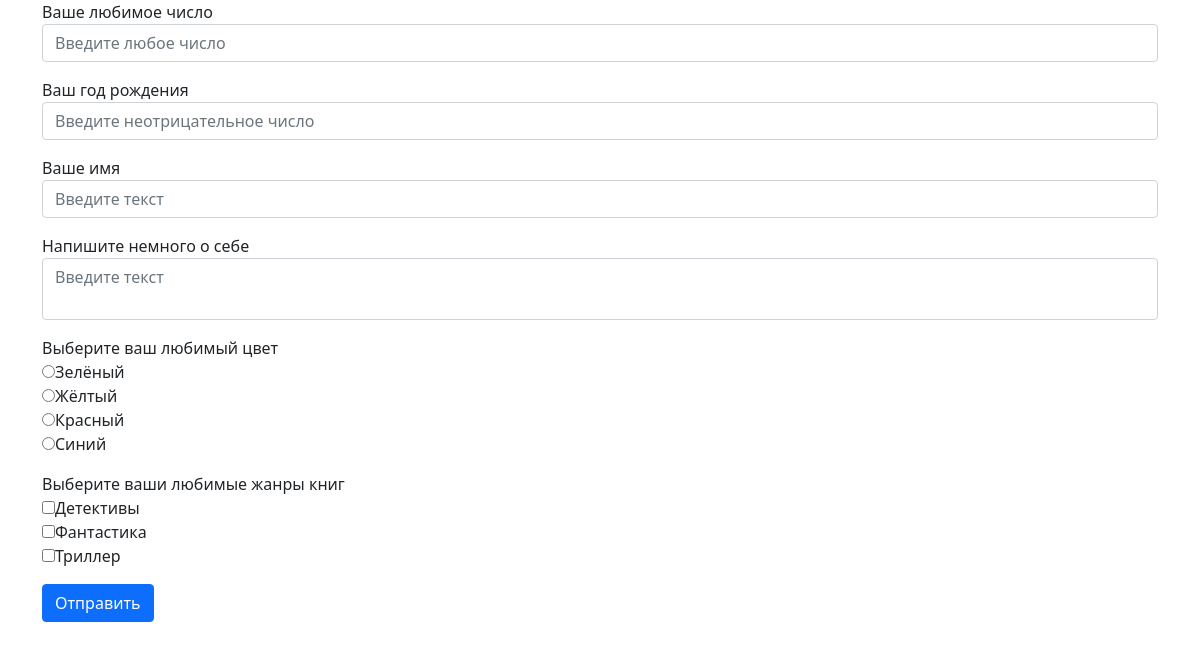
Screenshot of /session.php?id=1 (signed in) with the database file from the repository.
### tables this page shows
CREATE TABLE `questions` (
  `id` int NOT NULL,
  `session_id` int NOT NULL,
  `question_type` int NOT NULL,
  `question` text NOT NULL,
  `answer` text
);

### session.php (the view, shortened to what this page needs)
<?php
require_once "connect.php";
if (isset($_GET['id'])) {
    $sessionId = $_GET['id'];
    $questionsGet = $db->prepare("SELECT * FROM questions WHERE session_id = '$sessionId';");
    $questionsGet->execute();
    $arr = $questionsGet->fetchAll();
    $arrLength = count($arr);
    $sessionGet = $db->prepare("SELECT * FROM sessions WHERE id = '$sessionId';");
    $sessionGet->execute();
    $session = $sessionGet->fetch();
}
$edit = false;
?>
<!doctype html>
<html lang="en">
<head>
  <link href="https://cdn.jsdelivr.net/npm/bootstrap@5.0.0-beta1/dist/css/bootstrap.min.css" rel="stylesheet"
>
</head>
<body>
<div class="container">
    <?php
    if (isset($_GET['id'])) {
        if ($session != false && $session['status'] != 'closed') {
            echo "<form action='' method='post'>";
            for ($i = 0; $i < $arrLength; $i++) {
                $questionId = $arr[$i]['id'];
                $questionType = $arr[$i]['question_type'];
                $question = $arr[$i]['question'];
                $answer = $arr[$i]['answer'];
                switch ($questionType) {
                    case 1:
                        echo "<label class='mb-3' style='width:100%'>
                                <span>$question</span>
                                <input class='form-control' type='number' name='question-$questionId' placeholder='Введите любое число' required>
                              </label>";
                        break;
                    case 2:
                        echo "<label class='mb-3' style='width:100%'>
                                <span>$question</span>
                                <input class='form-control' type='number' name='question-$questionId' placeholder='Введите неотрицательное число' min='0' required>
                              </label>";
                        break;
                    case 3:
                        echo "<label class='mb-3' style='width:100%'>
                                <span>$question</span>
                                <input class='form-control' type='text' name='question-$questionId' placeholder='Введите текст' minlength='1' maxlength='30' required>
                              </label>";
                        break;
                    case 4:
                        echo "<label class='mb-3' style='width:100%'>
                                <span>$question</span>
                                <textarea class='form-control' name='question-$questionId' placeholder='Введите текст'  minlength='1' maxlength='255' style='resize: none' required></textarea>
                              </label>";
                        break;
                    case 5:
                        $radioArray = explode(',', $answer);
                        $radioArrayCount = count($radioArray);
                        echo "<div class='mb-3' style='width:100%'><span>$question</span>";
                        for ($j = 0; $j < $radioArrayCount; $j++) {
                            $currentValue = stristr($radioArray[$j], '=');
                            $currentValue = substr($currentValue, 1);
                            $currentRadio = stristr($radioArray[$j], '=', true);
                            echo "<label class='d-block'><input type='radio' name='question-$questionId' value='$currentRadio=$currentValue' required><span>$currentRadio</span></label>";
                        }
                        echo "</div>";
                        break;
                    case 6:
                        $checkboxArray = explode(',', $answer);
                        $checkboxArrayCount = count($checkboxArray);
                        echo "<div class='mb-3' style='width:100%'><span>$question</span>";
                        for ($j = 0; $j < $checkboxArrayCount; $j++) {
                            $currentValue = stristr($checkboxArray[$j], '=');
                            $currentValue = substr($currentValue, 1);
                            $currentCheckbox = stristr($checkboxArray[$j], '=', true);
                            echo "<label class='d-block'><input type='checkbox' name='question-" . $questionId . "[]' value='$currentCheckbox=$currentValue'><span>$currentCheckbox</span></label>";
                        }
                        echo "</div>";
                        break;
                }
            }
            if ($arrLength != 0 && !$edit) {
                echo "<input class='btn btn-primary' type='submit' name='send-answer' value='Отправить'>";
            }
            echo "</form>";
        } else {
            echo '<span><b>Error 404</b></span><br><span>Сессия не найдена</span>';
        }
    } else {
        echo '<span><b>Error 404</b></span><br><span>Сессия не найдена</span>';
    }
    ?>
</div>
</body>
</html>

### rows the page displays
questions: question "Ваше любимое число"
questions: question "Ваш год рождения"
questions: question "Ваше имя"
questions: question "Напишите немного о себе", id "Введите текст"
questions: question "Выберите ваш любимый цвет", answer "Зелёный", answer "Жёлтый", answer "Красный", answer "Синий"
questions: question "Выберите ваши любимые жанры книг", answer "Детективы", answer "Фантастика", answer "Триллер"
